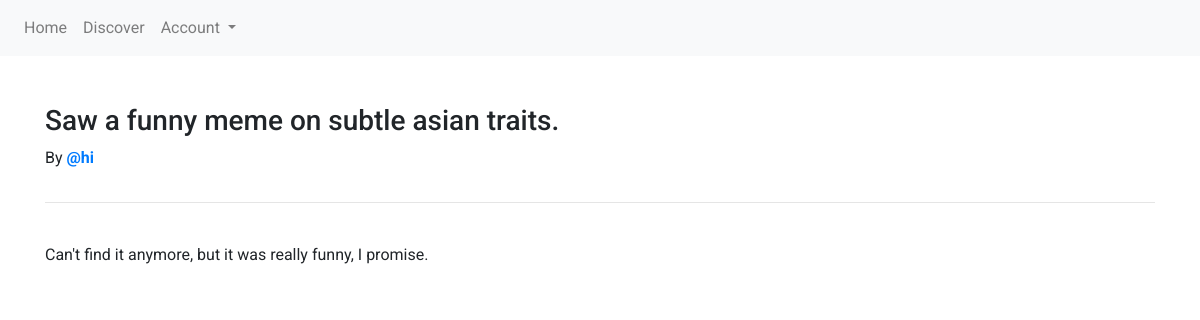
/post/5/, run on the app's committed database.
### main/models.py (models this page shows, shortened)
class Post(models.Model):
    title = models.CharField(max_length=200)
    body = models.TextField()
    author = models.ForeignKey(User, on_delete=models.DO_NOTHING, null=True)
    created_at = models.DateTimeField()
    categories = models.ManyToManyField(Category)

### main/views.py (the view)
# urls.py: path('post/<str:id>/', views.post_details_view, name='post_details_view'),
def post_details_view(request, id):
    post = get_object_or_404(Post, id=id)
    return render(request, 'post_details.html', { 'post_details': post })

### main/templates/post_details.html (shortened to what this page needs)
{% extends 'base.html' %}
{% load static %}
{% block content %}
    <div class="row">
        <div class="col md-12">
            <h3>{{ post_details.title }}</h3>
            <p>By <b><a href="{% url 'user_view' username=post_details.author.username %}">@{{ post_details.author.username }}</a></b></p>
        </div>
    </div>
    <hr>
    <br>
    <div class="row">
        <div class="col md-12">
            <p>{{ post_details.body }}</p>
        </div>
    </div>
{% endblock %}

### main/static/css/base.css (style rules this page uses)
* { font-family: 'Avenir', 'Roboto', sans-serif; }
a { text-decoration: none; }

### data on the page
Post: title "Saw a funny meme on subtle asian traits.", author.username "hi", body "Can't find it anymore, but it was really funny, I promise."
